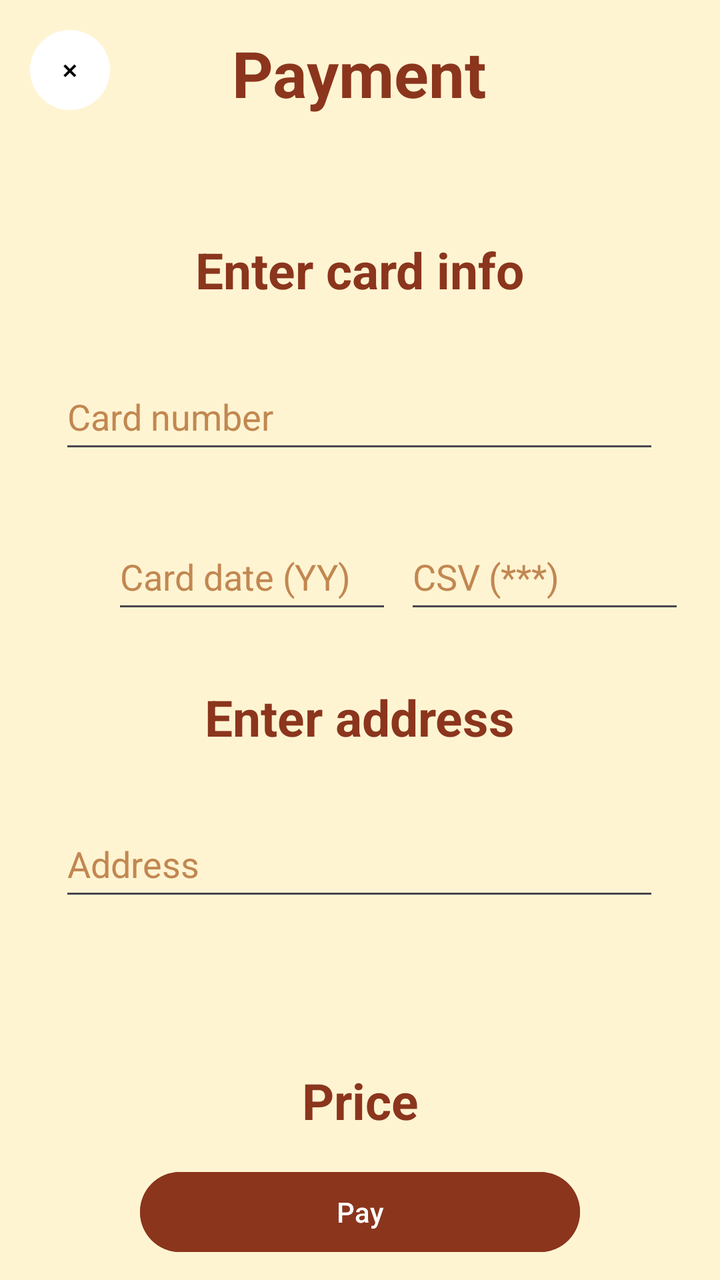
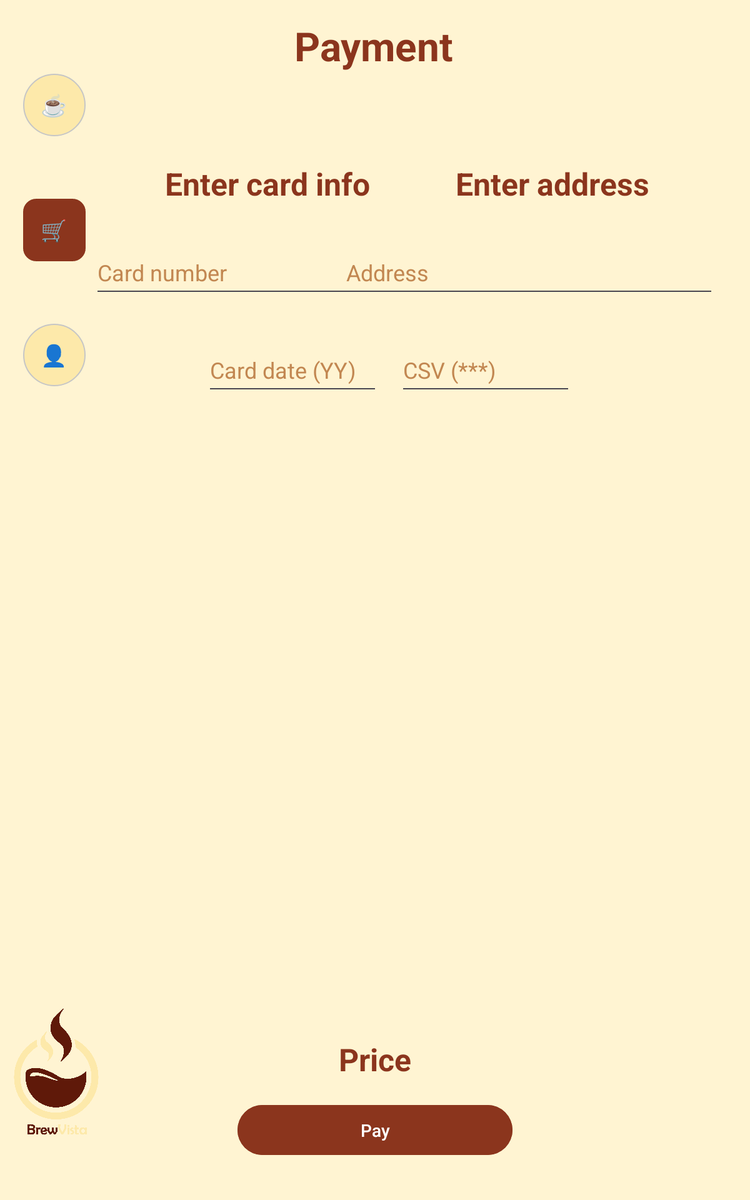

One screen, two layout resources from the same app: the default and the repository's alternative for another configuration. Each is rendered where Android would select it; the XML of both is given below.
<!-- AndroidManifest.xml: application theme Theme.CoffeeProject -->
<!-- res/layout/activity_payment.xml -->
<?xml version="1.0" encoding="utf-8"?>
<androidx.constraintlayout.widget.ConstraintLayout xmlns:android="http://schemas.android.com/apk/res/android"
    xmlns:app="http://schemas.android.com/apk/res-auto"
    xmlns:tools="http://schemas.android.com/tools"
    android:layout_width="match_parent"
    android:layout_height="match_parent"
    android:background="@color/grey"
    tools:context=".PaymentActivity">

    <TextView
        android:id="@+id/main_label"
        android:layout_width="wrap_content"
        android:layout_height="wrap_content"
        android:layout_gravity="center"
        android:layout_marginTop="15dp"
        android:text="@string/payment"
        android:textColor="@color/button"
        android:textSize="32sp"
        android:textStyle="bold"
        app:layout_constraintEnd_toEndOf="parent"
        app:layout_constraintHorizontal_bias="0.498"
        app:layout_constraintStart_toStartOf="parent"
        app:layout_constraintTop_toTopOf="parent" />

    <TextView
        android:id="@+id/back_btn"
        android:layout_width="40dp"
        android:layout_height="40dp"
        android:layout_marginStart="15dp"
        android:layout_marginTop="15dp"
        android:gravity="center"
        android:text="@string/back"
        android:textColor="@color/black"
        android:background="@drawable/coffee_shape"
        app:layout_constraintStart_toStartOf="parent"
        app:layout_constraintTop_toTopOf="parent" />

    <TextView
        android:id="@+id/card_info_label"
        android:layout_width="wrap_content"
        android:layout_height="wrap_content"
        android:layout_gravity="center"
        android:layout_marginTop="60dp"
        android:text="@string/enter_card"
        android:textColor="@color/button"
        android:textSize="25sp"
        android:textStyle="bold"
        app:layout_constraintEnd_toEndOf="parent"
        app:layout_constraintStart_toStartOf="parent"
        app:layout_constraintTop_toBottomOf="@+id/main_label" />

    <EditText
        android:id="@+id/user_card_num"
        android:layout_width="300dp"
        android:layout_height="50dp"
        android:layout_gravity="center"
        android:layout_marginTop="30dp"
        android:ems="10"
        android:hint="@string/card_num"
        android:inputType="text"
        android:textColor="@color/button"
        android:textColorHint="@color/card"
        app:layout_constraintEnd_toEndOf="parent"
        app:layout_constraintHorizontal_bias="0.495"
        app:layout_constraintStart_toStartOf="parent"
        app:layout_constraintTop_toBottomOf="@+id/card_info_label" />

    <EditText
        android:id="@+id/user_card_date"
        android:layout_width="140dp"
        android:layout_height="50dp"
        android:layout_gravity="center"
        android:layout_marginStart="56dp"
        android:layout_marginTop="30dp"
        android:ems="10"
        android:hint="@string/card_date"
        android:inputType="text"
        android:textColor="@color/button"
        android:textColorHint="@color/card"
        app:layout_constraintStart_toStartOf="parent"
        app:layout_constraintTop_toBottomOf="@+id/user_card_num" />

    <EditText
        android:id="@+id/user_csv"
        android:layout_width="140dp"
        android:layout_height="50dp"
        android:layout_gravity="center"
        android:layout_marginTop="30dp"
        android:ems="10"
        android:hint="@string/card_csv"
        android:inputType="text"
        android:textColor="@color/button"
        android:textColorHint="@color/card"
        app:layout_constraintEnd_toEndOf="parent"
        app:layout_constraintHorizontal_bias="0.266"
        app:layout_constraintStart_toEndOf="@+id/user_card_date"
        app:layout_constraintTop_toBottomOf="@+id/user_card_num" />

    <TextView
        android:id="@+id/address_label"
        android:layout_width="wrap_content"
        android:layout_height="wrap_content"
        android:layout_gravity="center"
        android:layout_marginTop="110dp"
        android:text="@string/enter_address"
        android:textColor="@color/button"
        android:textSize="25sp"
        android:textStyle="bold"
        app:layout_constraintEnd_toEndOf="parent"
        app:layout_constraintStart_toStartOf="parent"
        app:layout_constraintTop_toBottomOf="@+id/user_card_num" />

    <TextView
        android:id="@+id/price_label"
        android:layout_width="wrap_content"
        android:layout_height="wrap_content"
        android:layout_gravity="center"
        android:layout_marginBottom="15dp"
        android:text="@string/price"
        android:textColor="@color/button"
        android:textSize="25sp"
        android:textStyle="bold"
        app:layout_constraintBottom_toTopOf="@+id/pay_btn"
        app:layout_constraintEnd_toEndOf="parent"
        app:layout_constraintStart_toStartOf="parent" />

    <EditText
        android:id="@+id/user_address"
        android:layout_width="300dp"
        android:layout_height="50dp"
        android:layout_gravity="center"
        android:layout_marginTop="30dp"
        android:ems="10"
        android:hint="@string/address"
        android:inputType="text"
        android:textColor="@color/button"
        android:textColorHint="@color/card"
        app:layout_constraintEnd_toEndOf="parent"
        app:layout_constraintHorizontal_bias="0.497"
        app:layout_constraintStart_toStartOf="parent"
        app:layout_constraintTop_toBottomOf="@+id/address_label" />

    <Button
        android:id="@+id/pay_btn"
        android:layout_width="220dp"
        android:layout_height="wrap_content"
        android:layout_marginBottom="10dp"
        android:backgroundTint="@color/button"
        android:text="@string/pay"
        app:layout_constraintBottom_toBottomOf="parent"
        app:layout_constraintEnd_toEndOf="parent"
        app:layout_constraintStart_toStartOf="parent" />



</androidx.constraintlayout.widget.ConstraintLayout>
<!-- resources referenced by this layout -->
<resources>
  <color name="black">#FF000000</color>
  <color name="button">#8B351D</color>
  <color name="card">#C28751</color>
  <color name="grey">#FFF4D2</color>
  <!-- drawable coffee_shape (drawable) -->
  <?xml version="1.0" encoding="utf-8"?>
  <shape
      xmlns:android="http://schemas.android.com/apk/res/android"
      android:shape="rectangle">
  
      <solid
          android:color="@color/white"/>
  
      <padding
          android:left="5dp"
          android:top="5dp"
          android:right="5dp"
          android:bottom="5dp"/>
  
      <corners
          android:radius="25dp"/>
  
  </shape>
  <string name="address">Address</string>
  <string name="back">⨯</string>
  <string name="card_csv">CSV (***)</string>
  <string name="card_date">Card date (YY)</string>
  <string name="card_num">Card number</string>
  <string name="enter_address">Enter address</string>
  <string name="enter_card">Enter card info</string>
  <string name="pay">Pay</string>
  <string name="payment">Payment</string>
  <string name="price">Price</string>
  <style name="Theme.CoffeeProject" parent="Base.Theme.CoffeeProject" />
  <color name="white">#FFFFFFFF</color>
  <style name="Base.Theme.CoffeeProject" parent="Theme.Material3.DayNight.NoActionBar">
          
          
      </style>
</resources>
<!-- res/layout-sw600dp/activity_payment.xml (the repository's variant of the layout above) -->
<!-- drawn on a 7-inch tablet held upright -->
<?xml version="1.0" encoding="utf-8"?>
<androidx.constraintlayout.widget.ConstraintLayout xmlns:android="http://schemas.android.com/apk/res/android"
    xmlns:app="http://schemas.android.com/apk/res-auto"
    xmlns:tools="http://schemas.android.com/tools"
    android:layout_width="match_parent"
    android:layout_height="match_parent"
    android:background="@color/grey"
    tools:context=".PaymentActivity">

    <TextView
        android:id="@+id/main_label"
        android:layout_width="wrap_content"
        android:layout_height="wrap_content"
        android:layout_gravity="center"
        android:layout_marginTop="15dp"
        android:text="@string/payment"
        android:textColor="@color/button"
        android:textSize="32sp"
        android:textStyle="bold"
        app:layout_constraintEnd_toEndOf="parent"
        app:layout_constraintHorizontal_bias="0.498"
        app:layout_constraintStart_toStartOf="parent"
        app:layout_constraintTop_toTopOf="parent" />

    <TextView
        android:id="@+id/back_btn"
        android:layout_width="40dp"
        android:layout_height="40dp"
        android:layout_marginStart="108dp"
        android:layout_marginTop="16dp"
        android:background="@drawable/coffee_shape"
        android:gravity="center"
        android:text="@string/back"
        android:textColor="@color/black"
        app:layout_constraintStart_toStartOf="parent"
        app:layout_constraintTop_toTopOf="parent"
        android:visibility="invisible"/>

    <TextView
        android:id="@+id/card_info_label"
        android:layout_width="wrap_content"
        android:layout_height="wrap_content"
        android:layout_gravity="center"
        android:layout_marginTop="72dp"
        android:text="@string/enter_card"
        android:textColor="@color/button"
        android:textSize="25sp"
        android:textStyle="bold"
        app:layout_constraintEnd_toEndOf="parent"
        app:layout_constraintHorizontal_bias="0.303"
        app:layout_constraintStart_toStartOf="parent"
        app:layout_constraintTop_toBottomOf="@+id/main_label" />

    <EditText
        android:id="@+id/user_card_num"
        android:layout_width="300dp"
        android:layout_height="50dp"
        android:layout_gravity="center"
        android:layout_marginTop="28dp"
        android:ems="10"
        android:hint="@string/card_num"
        android:inputType="text"
        android:textColor="@color/button"
        android:textColorHint="@color/card"
        app:layout_constraintEnd_toEndOf="parent"
        app:layout_constraintHorizontal_bias="0.247"
        app:layout_constraintStart_toStartOf="parent"
        app:layout_constraintTop_toBottomOf="@+id/card_info_label" />

    <EditText
        android:id="@+id/user_card_date"
        android:layout_width="140dp"
        android:layout_height="50dp"
        android:layout_gravity="center"
        android:layout_marginStart="164dp"
        android:layout_marginTop="28dp"
        android:ems="10"
        android:hint="@string/card_date"
        android:inputType="text"
        android:textColor="@color/button"
        android:textColorHint="@color/card"
        app:layout_constraintStart_toStartOf="parent"
        app:layout_constraintTop_toBottomOf="@+id/user_card_num" />

    <EditText
        android:id="@+id/user_csv"
        android:layout_width="140dp"
        android:layout_height="50dp"
        android:layout_gravity="center"
        android:layout_marginTop="28dp"
        android:ems="10"
        android:hint="@string/card_csv"
        android:inputType="text"
        android:textColor="@color/button"
        android:textColorHint="@color/card"
        app:layout_constraintEnd_toEndOf="parent"
        app:layout_constraintHorizontal_bias="0.092"
        app:layout_constraintStart_toEndOf="@+id/user_card_date"
        app:layout_constraintTop_toBottomOf="@+id/user_card_num" />

    <TextView
        android:id="@+id/address_label"
        android:layout_width="wrap_content"
        android:layout_height="wrap_content"
        android:layout_gravity="center"
        android:layout_marginTop="72dp"
        android:text="@string/enter_address"
        android:textColor="@color/button"
        android:textSize="25sp"
        android:textStyle="bold"
        app:layout_constraintEnd_toEndOf="parent"
        app:layout_constraintHorizontal_bias="0.819"
        app:layout_constraintStart_toStartOf="parent"
        app:layout_constraintTop_toBottomOf="@+id/main_label" />

    <TextView
        android:id="@+id/price_label"
        android:layout_width="wrap_content"
        android:layout_height="wrap_content"
        android:layout_gravity="center"
        android:layout_marginBottom="16dp"
        android:text="@string/price"
        android:textColor="@color/button"
        android:textSize="25sp"
        android:textStyle="bold"
        app:layout_constraintBottom_toTopOf="@+id/pay_btn"
        app:layout_constraintEnd_toEndOf="parent"
        app:layout_constraintStart_toStartOf="parent" />

    <EditText
        android:id="@+id/user_address"
        android:layout_width="300dp"
        android:layout_height="50dp"
        android:layout_gravity="center"
        android:layout_marginTop="28dp"
        android:ems="10"
        android:hint="@string/address"
        android:inputType="text"
        android:textColor="@color/button"
        android:textColorHint="@color/card"
        app:layout_constraintEnd_toEndOf="parent"
        app:layout_constraintHorizontal_bias="0.91"
        app:layout_constraintStart_toStartOf="parent"
        app:layout_constraintTop_toBottomOf="@+id/address_label" />

    <Button
        android:id="@+id/pay_btn"
        android:layout_width="220dp"
        android:layout_height="wrap_content"
        android:layout_marginBottom="32dp"
        android:backgroundTint="@color/button"
        android:text="@string/pay"
        app:layout_constraintBottom_toBottomOf="parent"
        app:layout_constraintEnd_toEndOf="parent"
        app:layout_constraintStart_toStartOf="parent" />

    <RadioGroup
        android:id="@+id/radioGroup"
        android:layout_width="87dp"
        android:layout_height="315dp"
        android:gravity="center"
        android:orientation="vertical"
        android:paddingHorizontal="10dp"
        app:layout_constraintBottom_toBottomOf="parent"
        app:layout_constraintEnd_toStartOf="@+id/main_label"
        app:layout_constraintHorizontal_bias="0.0"
        app:layout_constraintStart_toStartOf="parent"
        app:layout_constraintTop_toTopOf="parent"
        app:layout_constraintVertical_bias="0.002">

        <RadioButton
            android:id="@+id/shop_btn"
            android:layout_width="50dp"
            android:layout_height="50dp"
            android:layout_marginHorizontal="15dp"
            android:layout_marginTop="50dp"
            android:background="@drawable/radio_button_style"
            android:button="@android:color/transparent"
            android:gravity="center"
            android:text="@string/coffeeIcon"
            android:textColor="@drawable/radio_button_text"
            android:textSize="17sp"
            android:textStyle="bold" />

        <RadioButton
            android:id="@+id/cart_btn"
            android:layout_width="50dp"
            android:layout_height="50dp"
            android:layout_marginHorizontal="15dp"
            android:layout_marginTop="50dp"
            android:background="@drawable/radio_button_style"
            android:button="@android:color/transparent"
            android:checked="true"
            android:gravity="center"
            android:text="@string/CartIcon"
            android:textColor="@drawable/radio_button_text"
            android:textSize="17sp"
            android:textStyle="bold" />

        <RadioButton
            android:id="@+id/profile_btn"
            android:layout_width="50dp"
            android:layout_height="50dp"
            android:layout_marginHorizontal="15dp"
            android:layout_marginTop="50dp"
            android:background="@drawable/radio_button_style"
            android:button="@android:color/transparent"
            android:gravity="center"
            android:text="@string/profileIcon"
            android:textColor="@drawable/radio_button_text"
            android:textSize="17sp"
            android:textStyle="bold" />
    </RadioGroup>

    <ImageView
        android:id="@+id/imageView2"
        android:layout_width="90dp"
        android:layout_height="103dp"
        android:layout_marginTop="140dp"
        android:layout_marginBottom="50dp"
        app:layout_constraintBottom_toBottomOf="parent"
        app:layout_constraintHorizontal_bias="0.0"
        app:layout_constraintStart_toStartOf="parent"
        app:srcCompat="@drawable/logo" />


</androidx.constraintlayout.widget.ConstraintLayout>
<!-- resources referenced by the variant -->
<!-- as a 7-inch tablet held upright resolves them -->
<resources>
  <color name="black">#FF000000</color>
  <color name="button">#8B351D</color>
  <color name="card">#C28751</color>
  <color name="grey">#FFF4D2</color>
  <!-- drawable coffee_shape (drawable) -->
  <?xml version="1.0" encoding="utf-8"?>
  <shape
      xmlns:android="http://schemas.android.com/apk/res/android"
      android:shape="rectangle">
  
      <solid
          android:color="@color/white"/>
  
      <padding
          android:left="5dp"
          android:top="5dp"
          android:right="5dp"
          android:bottom="5dp"/>
  
      <corners
          android:radius="25dp"/>
  
  </shape>
  <!-- drawable logo: png bitmap (drawable, 80112 bytes) -->
  <!-- drawable radio_button_style (drawable) -->
  <?xml version="1.0" encoding="utf-8"?>
  <selector xmlns:android="http://schemas.android.com/apk/res/android">
      <item android:drawable="@drawable/radio_btn_selected" android:state_checked="true" />
      <item android:drawable="@drawable/radio_btn_regular" />
  </selector>
  <!-- drawable radio_button_text (drawable) -->
  <?xml version="1.0" encoding="utf-8"?>
  <selector xmlns:android="http://schemas.android.com/apk/res/android">
      <item android:color="@color/card" android:state_checked="false" />
      <item android:color="@color/grey" android:state_checked="true" />
  </selector>
  <string name="CartIcon">🛒</string>
  <string name="address">Address</string>
  <string name="back">⨯</string>
  <string name="card_csv">CSV (***)</string>
  <string name="card_date">Card date (YY)</string>
  <string name="card_num">Card number</string>
  <string name="coffeeIcon">☕</string>
  <string name="enter_address">Enter address</string>
  <string name="enter_card">Enter card info</string>
  <string name="pay">Pay</string>
  <string name="payment">Payment</string>
  <string name="price">Price</string>
  <string name="profileIcon">👤</string>
  <style name="Theme.CoffeeProject" parent="Base.Theme.CoffeeProject" />
  <color name="white">#FFFFFFFF</color>
  <!-- drawable radio_btn_selected (drawable) -->
  <?xml version="1.0" encoding="utf-8"?>
  <shape xmlns:android="http://schemas.android.com/apk/res/android"
      android:shape="rectangle">
      <corners
          android:radius="10dp"
          />
      <solid android:color="@color/button" />
      <stroke
          android:width="1dp"
          android:color="@color/button" />
  </shape>
  <!-- drawable radio_btn_regular (drawable) -->
  <?xml version="1.0" encoding="utf-8"?>
  <shape xmlns:android="http://schemas.android.com/apk/res/android"
      android:shape="rectangle">
      <corners android:radius="100dp" />
      <solid android:color="@color/cream" />
      <stroke
          android:width="1dp"
          android:color="@color/gray" />
  </shape>
  <style name="Base.Theme.CoffeeProject" parent="Theme.Material3.DayNight.NoActionBar">
          
          
      </style>
  <color name="cream">#FDE9AA</color>
  <color name="gray">#C6C6C6</color>
</resources>
